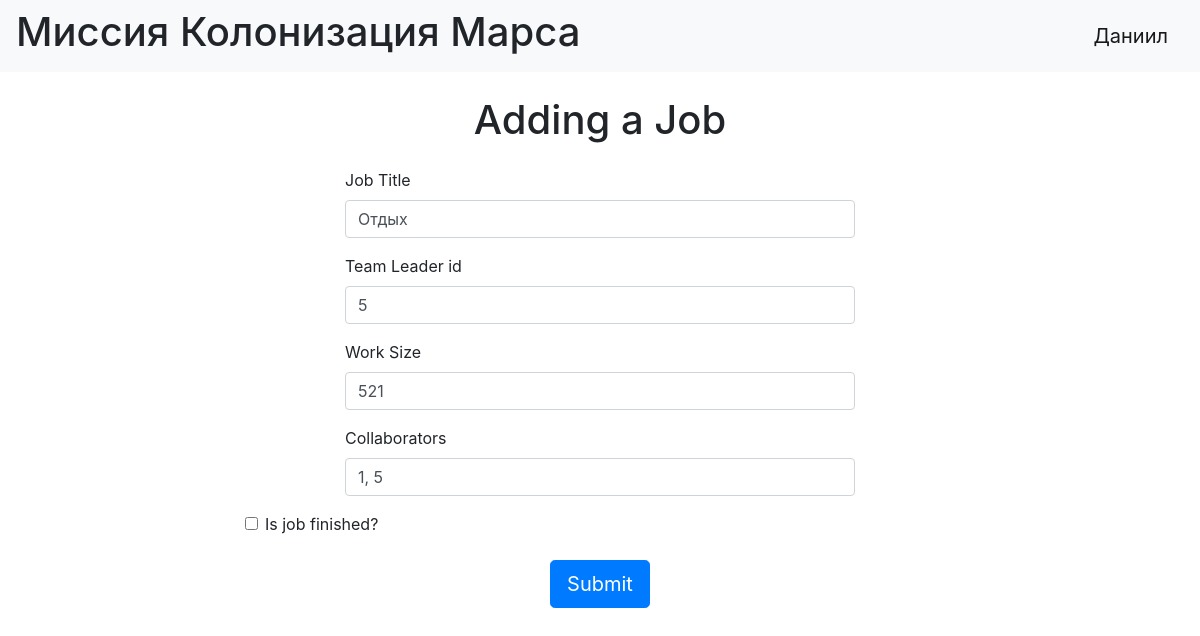
/edit_job/7 (signed in), run on the app's committed database.
### data/users.py (models this page shows, shortened)
class User(SqlAlchemyBase, UserMixin):
    __tablename__ = 'users'
    id = Column(Integer, primary_key=True, autoincrement=True)
    surname = Column(String, nullable=False)
    name = Column(String, nullable=False)
    age = Column(Integer, nullable=False)
    position = Column(String, nullable=False)
    speciality = Column(String, nullable=False)
    address = Column(String, nullable=False)
    email = Column(String, unique=True, nullable=False)
    hashed_password = Column(String, nullable=False)
    modified_date = Column(DateTime)

### data/jobs.py (models this page shows)
class Jobs(SqlAlchemyBase):
    __tablename__ = 'jobs'
    id = sqlalchemy.Column(sqlalchemy.Integer, primary_key=True, autoincrement=True)
    team_leader = sqlalchemy.Column(sqlalchemy.Integer, sqlalchemy.ForeignKey('users.id'), nullable=False)
    job = sqlalchemy.Column(sqlalchemy.String, nullable=False)
    work_size = sqlalchemy.Column(sqlalchemy.Integer, nullable=False)
    collaborators = sqlalchemy.Column(sqlalchemy.String, nullable=False)
    start_date = sqlalchemy.Column(sqlalchemy.DateTime, default=datetime.now)
    end_date = sqlalchemy.Column(sqlalchemy.DateTime)
    is_finished = sqlalchemy.Column(sqlalchemy.Boolean, default=False)
    user = orm.relationship('User')

### main.py (the view)
@app.route('/edit_job/<int:id>', methods=['GET', 'POST'])
@login_required
def edit_job(id):
    db_sess = db_session.create_session()
    job = db_sess.query(Jobs).join(User).filter(Jobs.id == id).first()
    if not job or (current_user.id != job.team_leader and current_user.id != 1):
        db_sess.close()
        abort(403)
    form = JobForm()
    if form.validate_on_submit():
        try:
            if str(job.team_leader) != form.team_leader.data:
                new_leader = db_sess.get(User, int(form.team_leader.data))
                if not new_leader:
                    raise ValueError("Руководитель не найден")
            job.job = form.job.data
            job.team_leader = int(form.team_leader.data)
            job.work_size = form.work_size.data
            job.collaborators = form.collaborators.data
            job.is_finished = form.is_finished.data
            db_sess.commit()
            return redirect(url_for('index'))
        except Exception as e:
            print(e)
        db_sess.close()
    elif request.method == 'GET':
        form.job.data = job.job
        form.team_leader.data = str(job.team_leader)
        form.work_size.data = job.work_size
        form.collaborators.data = job.collaborators
        form.is_finished.data = job.is_finished
    db_sess.close()
    return render_template('add_job.html', form=form, title='Редактирование работы')

### forms/job.py
class JobForm(FlaskForm):
    job = StringField('Job Title', validators=[DataRequired()])
    team_leader = IntegerField('Team Leader id', validators=[DataRequired()])
    work_size = IntegerField('Work Size', validators=[DataRequired()])
    collaborators = StringField('Collaborators', validators=[DataRequired()])
    is_finished = BooleanField('Is job finished?')
    submit = SubmitField('Submit')

### data/db_session.py (called while the page is built)
def create_session() -> Session:
    global __factory
    return __factory()

### main.py (called while the page is built)
@login_manager.user_loader
def load_user(user_id):
    db_sess = db_session.create_session()
    return db_sess.query(User).get(user_id)

### templates/add_job.html (shortened to what this page needs)
{% extends "base.html" %}
{% block content %}
<div class="container mt-4">
    <h1 class="text-center mb-4">Adding a Job</h1>
    <form action="" method="post" class="col-md-8 mx-auto">
        <div class="form-group mb-3">
            {{ form.job.label(class="form-label") }}
            {{ form.job(class="form-control") }}
        </div>
        <div class="form-group mb-3">
    {{ form.team_leader.label(class="form-label") }}
    {{ form.team_leader(class="form-control") }}
</div>
        <div class="form-group mb-3">
            {{ form.work_size.label(class="form-label") }}
            {{ form.work_size(class="form-control") }}
        </div>
        <div class="form-group mb-3">
            {{ form.collaborators.label(class="form-label") }}
            {{ form.collaborators(class="form-control") }}
        </div>
        <div class="form-check mb-4">
            {{ form.is_finished(class="form-check-input") }}
            {{ form.is_finished.label(class="form-check-label") }}
        </div>
        <div class="text-center">
            {{ form.submit(class="btn btn-primary btn-lg") }}
        </div>
    </form>
</div>
{% endblock %}

### templates/base.html (shortened to what this page needs)
<!doctype html>
<html lang="en">
<head>
    <link rel="stylesheet"
          href="https://stackpath.bootstrapcdn.com/bootstrap/4.4.1/css/bootstrap.min.css"
>
</head>
<body>
<header>
    <nav class="navbar navbar-light bg-light">
        <h1>Миссия Колонизация Марса</h1>
        {% if current_user.is_authenticated %}
            <a class="navbar-brand" href="/logout">{{ current_user.name }}</a>
        {% else %}
            <p>
            <a class="btn btn-primary " href="/register">Зарегистрироваться</a>
            <a class="btn btn-success" href="/login">Войти</a>
            </p>
        {% endif %}
    </nav>
</header>
<main>
    {% block content %}{% endblock %}
</main>
</body>
</html>

### templates/base.html (style rules this page uses)
.form-group { margin-left: 100px; margin-right: 100px; }

### data on the page
User: name "Даниил"
Jobs: job "Отдых", team_leader "5", work_size "521", collaborators "1, 5"
